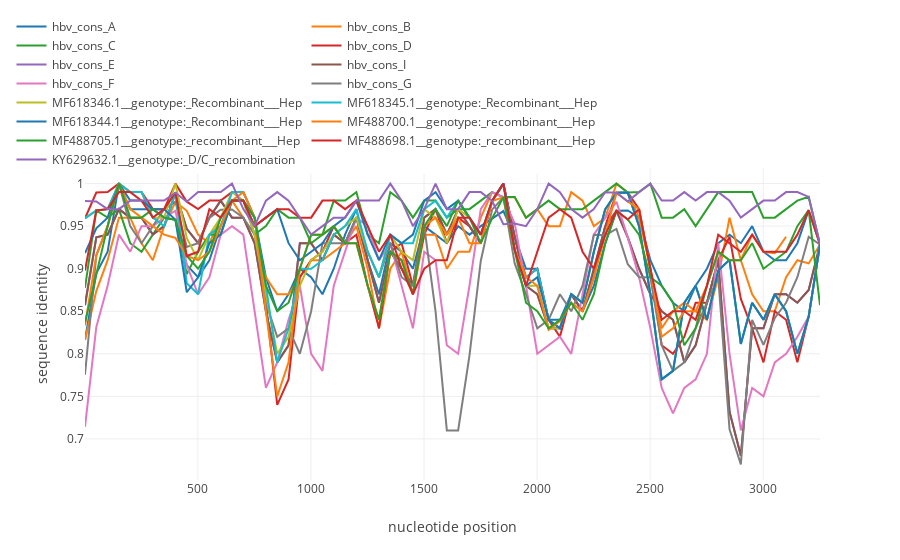

Notebook code cell kept with this figure:
### Code cell
many_hbv_obj.simgen(window=100, shift=50, pot_rec=14)
